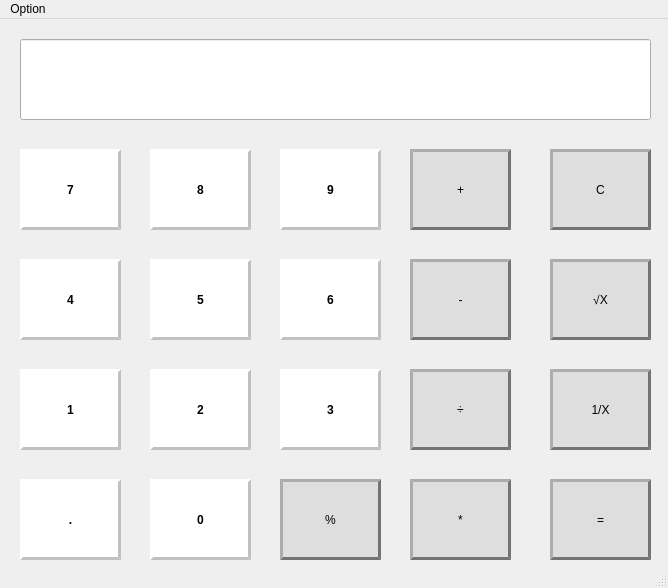
<?xml version="1.0" encoding="UTF-8"?>
<ui version="4.0">
 <class>MainWindow</class>
 <widget class="QMainWindow" name="MainWindow">
  <property name="geometry">
   <rect>
    <x>0</x>
    <y>0</y>
    <width>668</width>
    <height>588</height>
   </rect>
  </property>
  <property name="windowTitle">
   <string>MainWindow</string>
  </property>
  <widget class="QWidget" name="centralwidget">
   <widget class="QPushButton" name="pushButton_9">
    <property name="geometry">
     <rect>
      <x>280</x>
      <y>130</y>
      <width>101</width>
      <height>81</height>
     </rect>
    </property>
    <property name="styleSheet">
     <string notr="true">font: 75 20pt &quot;MS Shell Dlg 2&quot;;
background-color:white;
color:black;
font:bold;
border-width:3px;
border-color:silver;
border-style:outset;</string>
    </property>
    <property name="text">
     <string>9</string>
    </property>
   </widget>
   <widget class="QPushButton" name="pushButton_20">
    <property name="geometry">
     <rect>
      <x>550</x>
      <y>130</y>
      <width>101</width>
      <height>81</height>
     </rect>
    </property>
    <property name="styleSheet">
     <string notr="true">font: 75 18pt &quot;MS Shell Dlg 2&quot;;
background-color: rgb(222, 222, 222);
color:black;
border-width:3px;
border-color: rgb(115, 115, 115);
border-style:outset;</string>
    </property>
    <property name="text">
     <string>C</string>
    </property>
   </widget>
   <widget class="QPushButton" name="pushButton_13">
    <property name="geometry">
     <rect>
      <x>410</x>
      <y>240</y>
      <width>101</width>
      <height>81</height>
     </rect>
    </property>
    <property name="styleSheet">
     <string notr="true">font: 75 20pt &quot;MS Shell Dlg 2&quot;;
background-color: rgb(222, 222, 222);
color:black;

border-width:3px;
border-color: rgb(115, 115, 115);
border-style:outset;</string>
    </property>
    <property name="text">
     <string>-</string>
    </property>
   </widget>
   <widget class="QPushButton" name="pushButton_24">
    <property name="geometry">
     <rect>
      <x>280</x>
      <y>350</y>
      <width>101</width>
      <height>81</height>
     </rect>
    </property>
    <property name="styleSheet">
     <string notr="true">font: 75 20pt &quot;MS Shell Dlg 2&quot;;
background-color:white;
color:black;
font:bold;
border-width:3px;
border-color:silver;
border-style:outset;</string>
    </property>
    <property name="text">
     <string>3</string>
    </property>
   </widget>
   <widget class="QPushButton" name="pushButton_12">
    <property name="geometry">
     <rect>
      <x>410</x>
      <y>460</y>
      <width>101</width>
      <height>81</height>
     </rect>
    </property>
    <property name="styleSheet">
     <string notr="true">font: 75 20pt &quot;MS Shell Dlg 2&quot;;
background-color: rgb(222, 222, 222);
color:black;
border-width:3px;
border-color: rgb(115, 115, 115);
border-style:outset;</string>
    </property>
    <property name="text">
     <string>*</string>
    </property>
   </widget>
   <widget class="QPushButton" name="pushButton_3">
    <property name="geometry">
     <rect>
      <x>20</x>
      <y>460</y>
      <width>101</width>
      <height>81</height>
     </rect>
    </property>
    <property name="styleSheet">
     <string notr="true">font: 75 20pt &quot;MS Shell Dlg 2&quot;;
background-color:white;
color:black;
font:bold;
border-width:3px;
border-color:silver;
border-style:outset;
</string>
    </property>
    <property name="text">
     <string>.</string>
    </property>
   </widget>
   <widget class="QPushButton" name="pushButton_6">
    <property name="geometry">
     <rect>
      <x>280</x>
      <y>240</y>
      <width>101</width>
      <height>81</height>
     </rect>
    </property>
    <property name="styleSheet">
     <string notr="true">font: 75 20pt &quot;MS Shell Dlg 2&quot;;
background-color:white;
color:black;
font:bold;
border-width:3px;
border-color:silver;
border-style:outset;</string>
    </property>
    <property name="text">
     <string>6</string>
    </property>
   </widget>
   <widget class="QPushButton" name="pushButton_23">
    <property name="geometry">
     <rect>
      <x>150</x>
      <y>350</y>
      <width>101</width>
      <height>81</height>
     </rect>
    </property>
    <property name="styleSheet">
     <string notr="true">font: 75 20pt &quot;MS Shell Dlg 2&quot;;
background-color:white;
color:black;
font:bold;
border-width:3px;
border-color:silver;
border-style:outset;</string>
    </property>
    <property name="text">
     <string>2</string>
    </property>
   </widget>
   <widget class="QPushButton" name="pushButton_10">
    <property name="geometry">
     <rect>
      <x>410</x>
      <y>130</y>
      <width>101</width>
      <height>81</height>
     </rect>
    </property>
    <property name="styleSheet">
     <string notr="true">font: 75 20pt &quot;MS Shell Dlg 2&quot;;
background-color: rgb(222, 222, 222);
color:black;

border-width:3px;
border-color: rgb(115, 115, 115);
border-style:outset;</string>
    </property>
    <property name="text">
     <string>+</string>
    </property>
   </widget>
   <widget class="QPushButton" name="pushButton_5">
    <property name="geometry">
     <rect>
      <x>150</x>
      <y>240</y>
      <width>101</width>
      <height>81</height>
     </rect>
    </property>
    <property name="styleSheet">
     <string notr="true">font: 75 20pt &quot;MS Shell Dlg 2&quot;;
background-color:white;
color:black;
font:bold;
border-width:3px;
border-color:silver;
border-style:outset;</string>
    </property>
    <property name="text">
     <string>5</string>
    </property>
   </widget>
   <widget class="QPushButton" name="pushButton_7">
    <property name="geometry">
     <rect>
      <x>20</x>
      <y>130</y>
      <width>101</width>
      <height>81</height>
     </rect>
    </property>
    <property name="styleSheet">
     <string notr="true">font: 75 20pt &quot;MS Shell Dlg 2&quot;;
background-color:white;
color:black;
font:bold;
border-width:3px;
border-color:silver;
border-style:outset;</string>
    </property>
    <property name="text">
     <string>7</string>
    </property>
   </widget>
   <widget class="QPushButton" name="pushButton_2">
    <property name="geometry">
     <rect>
      <x>150</x>
      <y>460</y>
      <width>101</width>
      <height>81</height>
     </rect>
    </property>
    <property name="styleSheet">
     <string notr="true">font: 75 20pt &quot;MS Shell Dlg 2&quot;;
background-color:white;
color:black;
font:bold;
border-width:3px;
border-color:silver;
border-style:outset;</string>
    </property>
    <property name="text">
     <string>0</string>
    </property>
   </widget>
   <widget class="QPushButton" name="pushButton_8">
    <property name="geometry">
     <rect>
      <x>150</x>
      <y>130</y>
      <width>101</width>
      <height>81</height>
     </rect>
    </property>
    <property name="styleSheet">
     <string notr="true">font: 75 20pt &quot;MS Shell Dlg 2&quot;;
background-color:white;
color:black;
font:bold;
border-width:3px;
border-color:silver;
border-style:outset;</string>
    </property>
    <property name="text">
     <string>8</string>
    </property>
   </widget>
   <widget class="QPushButton" name="pushButton_15">
    <property name="geometry">
     <rect>
      <x>280</x>
      <y>460</y>
      <width>101</width>
      <height>81</height>
     </rect>
    </property>
    <property name="styleSheet">
     <string notr="true">font: 75 18pt &quot;MS Shell Dlg 2&quot;;
background-color: rgb(222, 222, 222);
color:black;

border-width:3px;
border-color: rgb(115, 115, 115);
border-style:outset;</string>
    </property>
    <property name="text">
     <string>%</string>
    </property>
   </widget>
   <widget class="QPushButton" name="pushButton_4">
    <property name="geometry">
     <rect>
      <x>20</x>
      <y>240</y>
      <width>101</width>
      <height>81</height>
     </rect>
    </property>
    <property name="styleSheet">
     <string notr="true">font: 75 20pt &quot;MS Shell Dlg 2&quot;;
background-color:white;
color:black;
font:bold;
border-width:3px;
border-color:silver;
border-style:outset;</string>
    </property>
    <property name="text">
     <string>4</string>
    </property>
   </widget>
   <widget class="QPushButton" name="pushButton_22">
    <property name="geometry">
     <rect>
      <x>20</x>
      <y>350</y>
      <width>101</width>
      <height>81</height>
     </rect>
    </property>
    <property name="styleSheet">
     <string notr="true">font: 75 20pt &quot;MS Shell Dlg 2&quot;;
background-color:white;
color:black;
font:bold;
border-width:3px;
border-color:silver;
border-style:outset;</string>
    </property>
    <property name="text">
     <string>1</string>
    </property>
   </widget>
   <widget class="QPushButton" name="pushButton_19">
    <property name="geometry">
     <rect>
      <x>550</x>
      <y>350</y>
      <width>101</width>
      <height>81</height>
     </rect>
    </property>
    <property name="styleSheet">
     <string notr="true">font: 75 18pt &quot;MS Shell Dlg 2&quot;;
background-color: rgb(222, 222, 222);
color:black;

border-width:3px;
border-color: rgb(115, 115, 115);
border-style:outset;</string>
    </property>
    <property name="text">
     <string>1/X</string>
    </property>
   </widget>
   <widget class="QPushButton" name="pushButton_17">
    <property name="geometry">
     <rect>
      <x>410</x>
      <y>350</y>
      <width>101</width>
      <height>81</height>
     </rect>
    </property>
    <property name="styleSheet">
     <string notr="true">font: 75 20pt &quot;MS Shell Dlg 2&quot;;
background-color: rgb(222, 222, 222);
color:black;
border-width:3px;
border-color: rgb(115, 115, 115);
border-style:outset;</string>
    </property>
    <property name="text">
     <string>÷</string>
    </property>
   </widget>
   <widget class="QPushButton" name="pushButton_11">
    <property name="geometry">
     <rect>
      <x>550</x>
      <y>460</y>
      <width>101</width>
      <height>81</height>
     </rect>
    </property>
    <property name="styleSheet">
     <string notr="true">font: 75 20pt &quot;MS Shell Dlg 2&quot;;
background-color: rgb(222, 222, 222);
color:black;
border-width:3px;
border-color: rgb(115, 115, 115);
border-style:outset;</string>
    </property>
    <property name="text">
     <string>=</string>
    </property>
   </widget>
   <widget class="QPushButton" name="pushButton_16">
    <property name="geometry">
     <rect>
      <x>550</x>
      <y>240</y>
      <width>101</width>
      <height>81</height>
     </rect>
    </property>
    <property name="styleSheet">
     <string notr="true">font: 75 18pt &quot;MS Shell Dlg 2&quot;;
background-color: rgb(222, 222, 222);
color:black;
border-width:3px;
border-color: rgb(115, 115, 115);
border-style:outset;</string>
    </property>
    <property name="text">
     <string>√X</string>
    </property>
   </widget>
   <widget class="QLineEdit" name="lineEdit">
    <property name="geometry">
     <rect>
      <x>20</x>
      <y>20</y>
      <width>631</width>
      <height>81</height>
     </rect>
    </property>
    <property name="styleSheet">
     <string notr="true">font: 28pt &quot;MS Shell Dlg 2&quot;;</string>
    </property>
    <property name="text">
     <string/>
    </property>
   </widget>
  </widget>
  <widget class="QMenuBar" name="menubar">
   <property name="geometry">
    <rect>
     <x>0</x>
     <y>0</y>
     <width>668</width>
     <height>21</height>
    </rect>
   </property>
   <widget class="QMenu" name="menuOption">
    <property name="title">
     <string>Option</string>
    </property>
    <addaction name="actionStandard_Calculator"/>
    <addaction name="actionScientific_Calculator"/>
   </widget>
   <addaction name="menuOption"/>
  </widget>
  <widget class="QStatusBar" name="statusbar"/>
  <action name="actionStandard_Calculator">
   <property name="text">
    <string>Standard Calculator</string>
   </property>
  </action>
  <action name="actionScientific_Calculator">
   <property name="text">
    <string>Scientific Calculator</string>
   </property>
  </action>
 </widget>
 <resources/>
 <connections/>
</ui>
